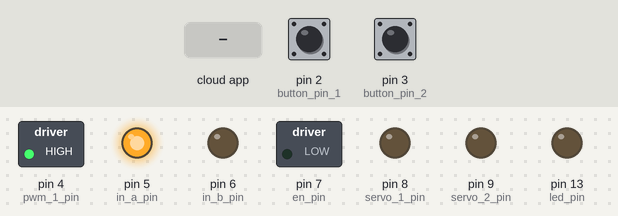
Recording of a sketch running on a simulated Arduino Uno, built with avr-gcc and run on an emulated ATmega328P. On the bench: switched loads named in the sketch (green lamp = pin HIGH), output pins drawn as LEDs (lit = HIGH). The inputs (shaded band) are chosen by the test bench; at power-on: pin 3 (button_pin_2) LOW, pin 2 (button_pin_1) LOW. The ROS host is connected and sends only what is stated.

Above: at 1.8 s.
1.9 s: pin 3 (button_pin_2) pulled HIGH for 1.15 s
At 5.0 s:
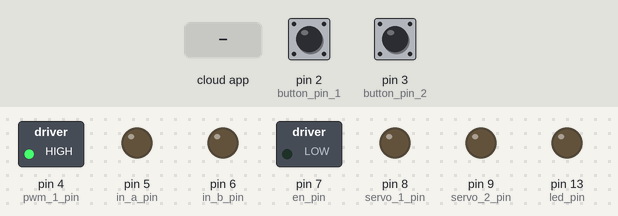
5.5 s: the phone or cloud app sets pwm_1 to 0
At 7.5 s:
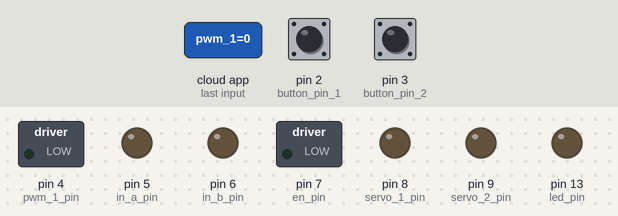
8.5 s: the phone or cloud app sets in_a to 45
At 11.2 s:
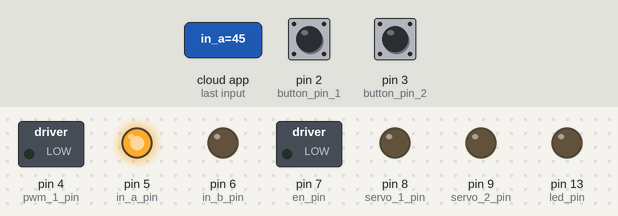
11.5 s: the phone or cloud app sets in_b to 45
At 13.6 s:
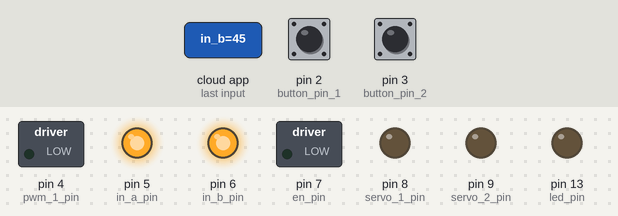
14.5 s: the phone or cloud app sets motor_enable to 45
At 17.2 s:
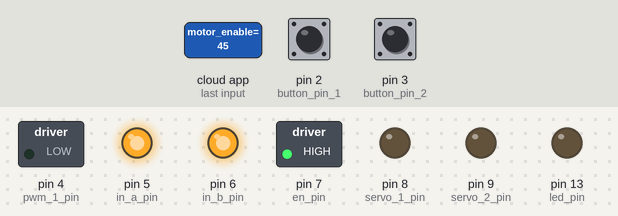
17.5 s: pin 2 (button_pin_1) pulled HIGH for 1.15 s
At 19.9 s:
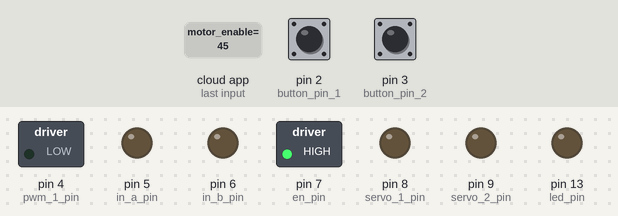
Timing chart, 0 to 21.4 s (numbered marks = the images above; inputs shaded):
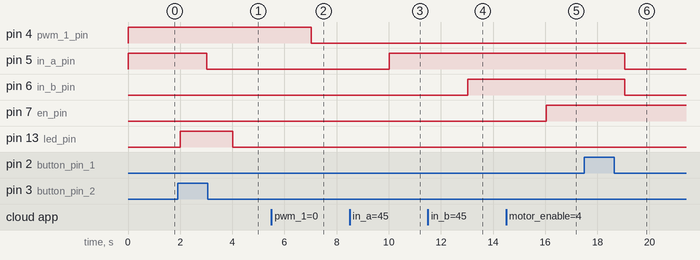

The sketch:

aj_arduino_rosserial.ino
```cpp
/*
This is the aduino code for AJ 2.0, for electrical designs and documentation
check the GIT Hub located at ...
 */

//include rosserial libaries
#if (ARDUINO >= 100)
 #include <Arduino.h>
#else
 #include <WProgram.h>
#endif

#include <Servo.h>
#include <ros.h>
#include <std_msgs/UInt16.h>

ros::NodeHandle nh;

//Define all Subscribers


// set pin numbers:
const int button_pin_1 = 2;     // the number of the pushbutton pin
const int button_pin_2 = 3;

const int pwm_1_pin = 4;	//setting pins for motor controller
const int in_a_pin = 5;
const int in_b_pin = 6;
const int en_pin = 7;

const int servo_1_pin = 8;	//setting servo pins
const int servo_2_pin = 9;

const int led_pin = 13;      // the number of the LED pin

// variables will change:
int button_state_1 = 0;         // variable for reading the pushbutton status
int button_state_2 = 0;         // variable for reading the pushbutton status

boolean enable_1_bool = false;	//Motor controller enable pin set

int led_bool = 0;

//direction set a = 0,b = 0, no movement, a = 1, b = 0, Clockwise, a = 0, b = 1, Counterclockwise,
boolean in_a_bool = false;
boolean	in_b_bool = false;

int pwm_motor_1 = 0;
int servo_1_angle;
int servo_2_angle;

std_msgs::UInt16 press_1;
std_msgs::UInt16 press_2;
std_msgs::UInt16 check_1;
std_msgs::UInt16 check_value;

ros::Publisher limit_1("limit_switch_1", &press_1);
ros::Publisher limit_2("limit_switch_2", &press_2);
ros::Publisher check("check", &check_1);
ros::Publisher check_val("check_val", &check_value);


void pwm_1_callback( const std_msgs::UInt16& pwm_1){
	pwm_motor_1 = pwm_1.data;
	}

void led_callback( const std_msgs::UInt16& led){
    led_bool = led.data;
	}

void in_a_callback( const std_msgs::UInt16& in_a){
	in_a_bool = in_a.data;
	}

void in_b_callback( const std_msgs::UInt16& in_b){
	in_b_bool = in_b.data;
	}

void en_callback( const std_msgs::UInt16& motor_enable){
	enable_1_bool = motor_enable.data;
	}

ros::Subscriber<std_msgs::UInt16> sub_1("/pwm_1", pwm_1_callback);
ros::Subscriber<std_msgs::UInt16> sub_2("/led", led_callback);
ros::Subscriber<std_msgs::UInt16> sub_3("/in_a", in_a_callback);
ros::Subscriber<std_msgs::UInt16> sub_4("/in_b", in_b_callback);
ros::Subscriber<std_msgs::UInt16> sub_5("/motor_enable", en_callback);

void setup(){
	// initialize the LED pin as an output:
	pinMode(led_pin, OUTPUT);
	// initialize the pushbutton pin as an input:
	pinMode(button_pin_1, INPUT);
	pinMode(button_pin_2, INPUT);
	// initialize motor pins
	pinMode(pwm_1_pin, OUTPUT);
	pinMode(in_a_pin, OUTPUT);
	pinMode(in_b_pin, OUTPUT);
	pinMode(en_pin, OUTPUT);
	// initialize servo pins
	pinMode(servo_1_pin, OUTPUT);
	pinMode(servo_2_pin, OUTPUT);
	//int rosserial stuff
	nh.initNode();
	nh.advertise(limit_1);
	nh.advertise(limit_2);
	nh.advertise(check);
	nh.advertise(check_val);

    nh.subscribe(sub_1);
	nh.subscribe(sub_2);
	nh.subscribe(sub_3);
	nh.subscribe(sub_4);
	nh.subscribe(sub_5);

	in_a_bool = true;
	in_b_bool = false;
	pwm_motor_1 = 176;
	}

void loop(){
	if(led_bool == true){
		digitalWrite(led_pin, HIGH);
	}
	if(led_bool == false){
		digitalWrite(led_pin, LOW);
	}

	if(enable_1_bool == true){
		digitalWrite(en_pin, HIGH);
	}
	if(enable_1_bool == false){
		digitalWrite(en_pin, LOW);
	}

	if(in_a_bool == true){
		digitalWrite(in_a_pin, HIGH);
	}
	if(in_a_bool == false){
		digitalWrite(in_a_pin, LOW);
	}

	if(in_b_bool == true){
		digitalWrite(in_b_pin, HIGH);
	}
	if(in_b_bool == false){
		digitalWrite(in_b_pin, LOW);
	}

	analogWrite(pwm_1_pin, pwm_motor_1);

	button_state_1 = digitalRead(button_pin_1);
	button_state_2 = digitalRead(button_pin_2);

	if (button_state_1 == HIGH) {
		// turn LED on:
		digitalWrite(led_pin, HIGH);
		in_a_bool = false;
		in_b_bool = false;
		limit_1.publish( &press_1 );
	}
	else {
		// turn LED off:
		digitalWrite(led_pin, LOW);
	}

	if (button_state_2 == HIGH) {
		// turn LED on:
		digitalWrite(led_pin, HIGH);
		in_a_bool = false;
		in_b_bool = false;
		limit_2.publish( &press_1 );
	}
	else {
		// turn LED off:
		digitalWrite(led_pin, LOW);
	}
	check_1.data = 1;
	check.publish(&check_1);
	nh.spinOnce();
	delay(1000);
	}
```

Measured:
- after the input at 1.9 s, pin 5 (in_a_pin): HIGH → LOW after 1.1 s; pin 13 (led_pin): LOW → HIGH after 0.11 s, → LOW 2.0 s later
- after the input at 5.5 s, pin 4 (pwm_1_pin): HIGH → LOW after 1.5 s
- after the input at 8.5 s, pin 5 (in_a_pin): LOW → HIGH after 1.5 s
- after the input at 11.5 s, pin 6 (in_b_pin): LOW → HIGH after 1.5 s
- after the input at 14.5 s, pin 7 (en_pin): LOW → HIGH after 1.5 s
- after the input at 17.5 s, pin 5 (in_a_pin), pin 6 (in_b_pin): HIGH → LOW after 1.5 s
